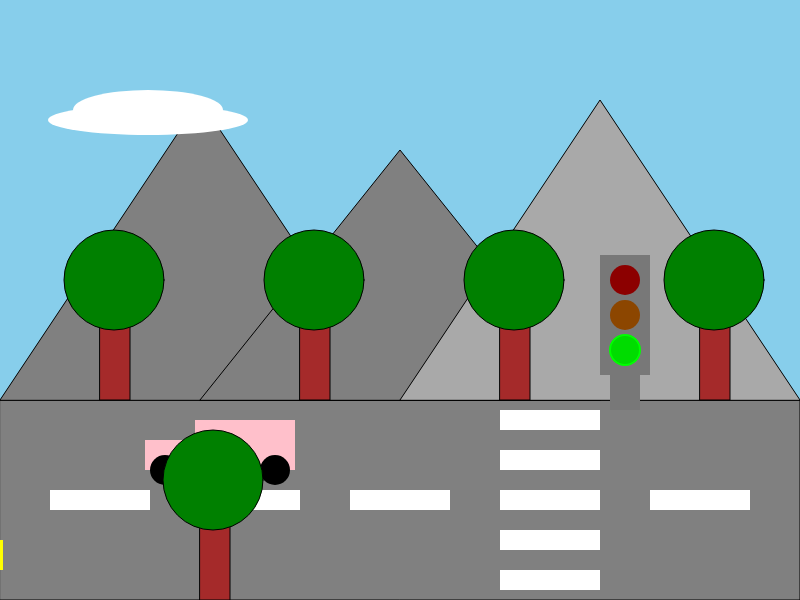
Frame 1 (no input)
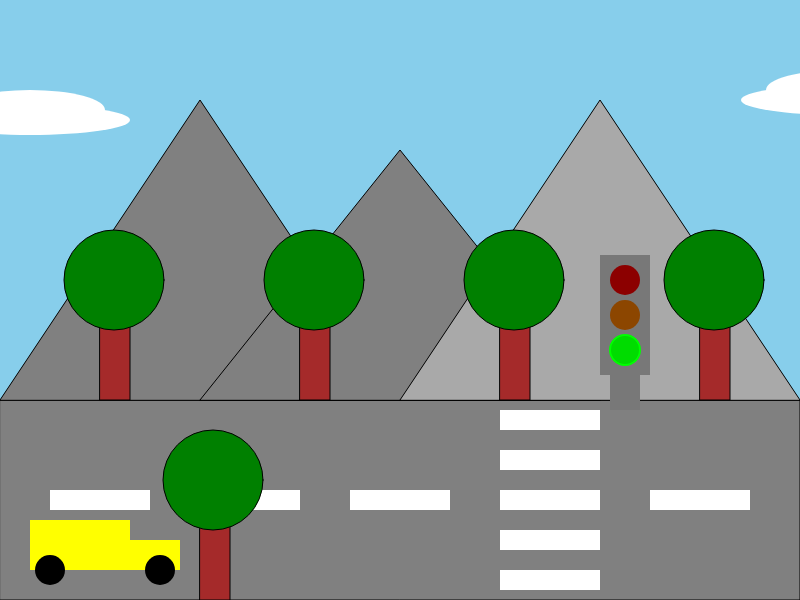
Frame 60 (no input)
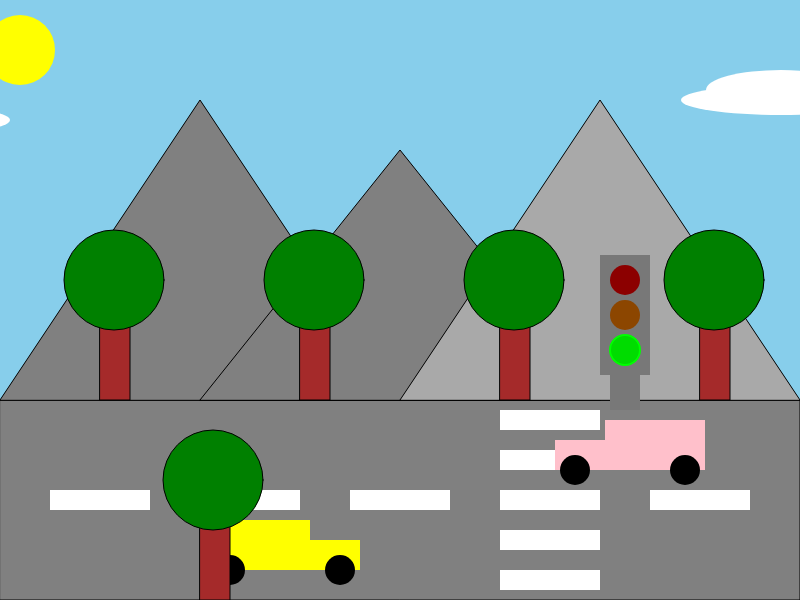
Frame 120 (the mouse pressed at the canvas centre since frame 60)

The p5.js sketch that drew these frames (run headless with seeded random() and noise() and a simulated clock; from frame 60 on, the mouse is pressed at the canvas centre):

// p5.js sketch
// ── sketch.js
let autoX = 0
autoX+=-150
let autoSpeed = 3

let auto2X = 0
auto2X+= 150
let auto2Speed = 5

let cloud = 0
cloud+= -150
let cloudspeed = 1

let cloud2 = 0
cloud2+= -150
let cloud2speed = 2

let sun = 0
sun+= -100
let sunspeed = 1

let light = 2

let personY;

function setup() {
  createCanvas(800, 600);
}



function draw() {
  background('skyblue');
  

// road
strokeWeight(1)
stroke('black')
fill('grey')
rect(0,400,800,200)

if (light === 0)
{
  autoSpeed = 0
  auto2Speed = 0
} else if (light === 1)
{
  autoSpeed = 1.5
  auto2Speed = 2.5
}
else
{
  autoSpeed = 3
  auto2Speed = 5
}
autoX = autoX + autoSpeed
if (autoX > 850)
{
  autoX = -150
}

auto2X = auto2X - auto2Speed
if (auto2X < -150)
{
  auto2X = 850
}

cloud = cloud - cloudspeed
if (cloud < -150)
{
  cloud = 900
}

cloud2 = cloud2 - cloud2speed
if (cloud2 < -390)
{
  cloud2 = 850
}

sun = sun + sunspeed
if (sun > 830)
{
  sun = -100
}
noStroke()
fill('white')
rect(50,490,100,20)
rect(200,490,100,20)
rect(350,490,100,20)
rect(500,490,100,20)
rect(650,490,100,20)

rect(500,530,100,20)
rect(500,570,100,20)
rect(500,450,100,20)
rect(500,410,100,20)

fill('black')
circle()

// auto
noStroke()
fill('yellow')
let autoY = 540;
rect(autoX,autoY,150,30)
rect(autoX,autoY-20,100,20)
fill('black')
circle(autoX+20, autoY+30, 30)
circle(autoX+130, autoY+30, 30)


// auto2
noStroke()
fill('pink')
let autoY2 = 440;
rect(auto2X, autoY2, 150, 30 )
rect(auto2X+50,autoY2-20,100,20)
fill('black')
circle(auto2X+20, autoY2+30, 30)
circle(auto2X+130, autoY2+30, 30)




// mountains
strokeWeight(1)
stroke('black')
fill('grey')
triangle(0, 400, 200, 100, 400, 400)
triangle(200, 400, 400, 150, 600, 400);
  fill("darkgray");
  triangle(400, 400, 600, 100, 800, 400);

  // tree
fill('brown')
rect(700,300,30,100)
fill('green')
ellipse(714,280,100)

  // tree
fill('brown')
rect(500,300,30,100)
fill('green')
ellipse(514,280,100)

  // tree
fill('brown')
rect(300,300,30,100)
fill('green')
ellipse(314,280,100)

  // tree
fill('brown')
rect(100,300,30,100)
fill('green')
ellipse(114,280,100)

  // tree
fill('brown')
rect(200,500,30,100)
fill('green')
ellipse(213,480,100)



// sun
noStroke()
fill('yellow')
circle(sun, 50,70)

// cloud
fill('white')
ellipse(cloud, 90, 150, 40)
ellipse(cloud, 100, 200, 30)

// cloud2
ellipse(cloud2+300, 110, 150, 40)
ellipse(cloud2+300, 120, 200, 30)

// stoplicht
fill(120);
rect(600,255,50,120);
rect(610,360,30,50);
if (light === 0) {
  stroke(255,0,0);
  strokeWeight(2);
  fill(220,0,0);
} else {
  noStroke();
  fill(140,0,0);
}
circle(625,280,30);
if (light === 1) {
  stroke(255,127,0);
  strokeWeight(2);
  fill(220,110,0);
} else {
  noStroke();
  fill(140,70,0);
}
circle(625,315,30);
if (light === 2) {
  stroke(0,255,0);
  strokeWeight(2);
  fill(0,220,0);
} else {
  noStroke();
  fill(0,140,0);
}
circle(625,350,30);
}

function keyPressed() {
  if (key === 'Enter') {
    if (light === 0) {
      light = 2;
    } else {
      light--
    }
  }
}
